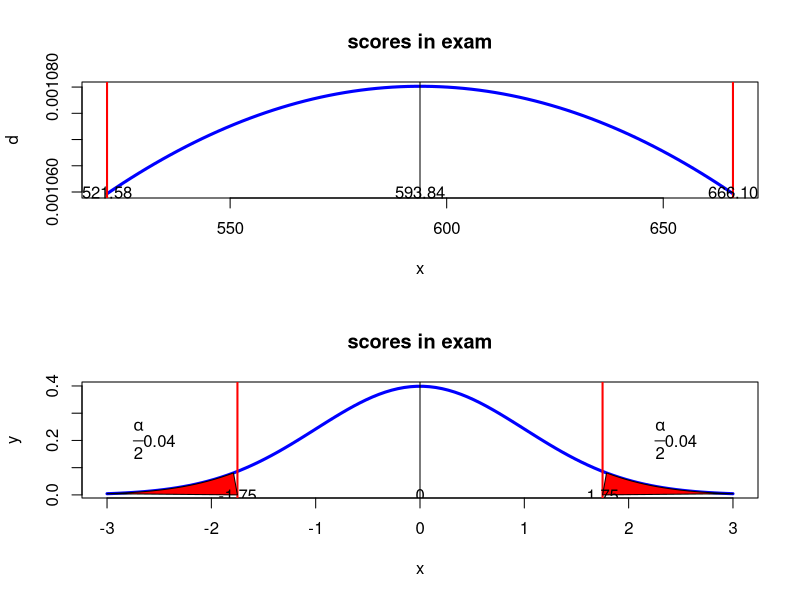

Write R code to recreate this figure.
#page no: 341-342
n=80
sd=369.34
xbar=593.84
conf_l=0.92
alpha=1-conf_l
zalpha=alpha/2
arearight=zalpha
arealeft=1-zalpha
zscore=round(qnorm(arealeft),2)
v1=round((zscore*(sd/sqrt(n))),2)
mu1=xbar-v1
mu2=xbar+v1
print(paste("z score is=",zscore))
print(paste("92% confidence - interval when n=80 :(",round(mu1,2)," , ",round(mu2,2),")"))
xseq=seq(mu1,mu2,length=n)
d=dnorm(xseq,xbar,sd)
par(mfcol=c(2,1))
plot(xseq,d,type='l',lwd=3,col='blue',xlab='x',main='scores in exam')
abline(v=xbar)
abline(v=mu1,lwd=2,col='red')
abline(v=mu2,lwd=2,col='red')
text(mu1,0.001060,"521.58")
text(mu2,0.001060,"666.10")
text(xbar,0.001060,"593.84")
x=seq(-3,3,length=100)
y <- dt(x,df=Inf)
plot(x,y,type='l',lwd=3,col='blue',xlab='x',main='scores in exam')
abline(v=0)
abline(v=-1.75,lwd=2,col='red')
abline(v=1.75,lwd=2,col='red')
polygon(c(x[x<=-1.75],-1.75 ),c(y[x<=-1.75],0),col="red")
polygon(c(x[x>=abs(1.75)],abs(1.75) ),c(y[x>=abs(1.75)],0),col="red")
text(-1.75,0,-1.75)
text(1.75,0,1.75)
text(0,0,0)
text(-2.7,0.2,expression(frac(alpha,2)))
text(-2.5,0.2,zalpha)
text(2.3,0.2,expression(frac(alpha,2)))
text(2.5,0.2,zalpha)
